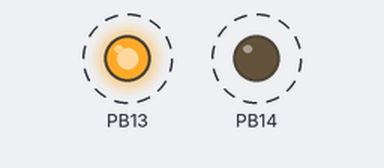
A sketch run on a simulated STM32 Blue Pill. Parts: output pins drawn as LEDs (lit = HIGH). Dashed ring = blinking.

Above: at 0.5 s.
Timing chart, 0 to 4.6 s (numbered marks = the images above):
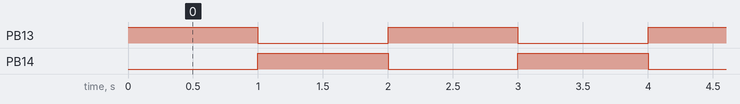

The sketch:

alternateled.ino
```cpp
void setup() {
  // put your setup code here, to run once:
  pinMode(PB13,OUTPUT);
  pinMode(PB14,OUTPUT);
}

void loop() {
  // put your main code here, to run repeatedly:
  digitalWrite(PB13,HIGH);
  digitalWrite(PB14,LOW);
  delay(1000);
  digitalWrite(PB13,LOW);
  digitalWrite(PB14,HIGH);
  delay(1000);
}
```

Measured:
- by itself, PB13, PB14: alternates HIGH for 1.0 s and LOW for 1.0 s
